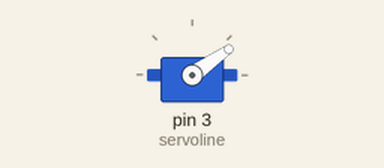
This sketch was run on a simulated Arduino Uno, built with avr-gcc and run on an emulated ATmega328P. On the bench: servo.

Above: at 0.05 s.
Timing chart, 0 to 4.6 s (numbered marks = the images above):
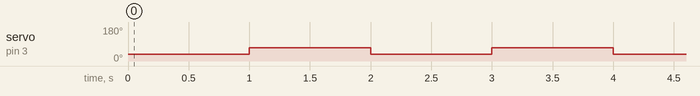

The sketch:

SERVO.ino
```cpp
#include <Servo.h>

Servo servoline;

void setup()
{
    // put your setup code here, to run once:
    servoline.attach(3);
}

void loop()
{
  // put your main code here, to run repeatedly:
    servoline.write(35);
    delay(1000);
    servoline.write(70);
    delay(1000);
}
```

Measured:
- by itself, servo on pin 3 (servoline): alternates 70° for 1.0 s and 35° for 1.0 s
